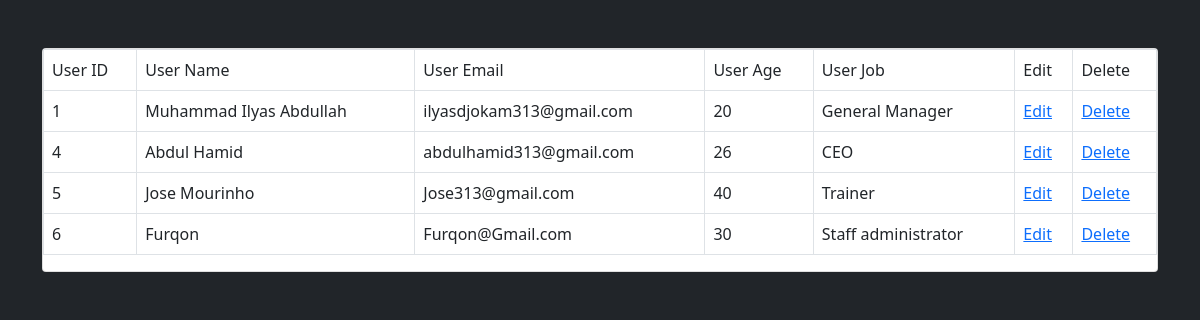
The page /view.php on the database its author committed.
### tables this page shows
CREATE TABLE `records` (
  `User_ID` int(11) NOT NULL,
  `User_name` varchar(100) NOT NULL,
  `User_email` varchar(100) NOT NULL,
  `User_Age` varchar(100) NOT NULL,
  `User_job` varchar(255) DEFAULT NULL
);

### view.php (the view, shortened to what this page needs)
<?php
	require_once("connection.php");
	$query = "select * from records";
	$result = mysqli_query($con, $query);
?>
<!DOCTYPE html>
<html>
<head>
	<link rel="stylesheet" type="text/css" href="Bootstrap.css">
</head>
<body class="bg-dark">
<div class="container">
		<div class="row">
			<div class="col m-auto">
				<div class="card mt-5">
					<table class="table table-bordered">
						<tr>
							<td>User ID</td>
							<td>User Name</td>
							<td>User Email</td>
							<td>User Age</td>
							<td>User Job</td>
							<td>Edit</td>
							<td>Delete</td>
						</tr>
						<?php
							while ($row=mysqli_fetch_assoc($result))
							{
								$UserID = $row['User_ID'];
								$UserName = $row['User_name'];
								$UserEmail = $row['User_email'];
								$UserAge = $row['User_Age'];
								$UserJob = $row['User_job'];
						?>
							<tr>
								<td><?php echo $UserID ?></td>
								<td><?php echo $UserName ?></td>
								<td><?php echo $UserEmail ?></td>
								<td><?php echo $UserAge ?></td>
								<td><?php echo $UserJob ?></td>
								<td><a href="edit.php?GetID=<?php echo $UserID ?>">Edit</td>
								<td><a href="delete.php?Del=<?php echo $UserID ?>">Delete</a></td>
							</tr>
						<?php
								}
						?>
					</table>
				</div>
			</div>
		</div>
</div>
</body>
</html>

### rows shown on the page
records: User_ID "1", User_name "Muhammad Ilyas Abdullah", User_email "ilyasdjokam313@gmail.com", User_Age "20", User_job "General Manager"
records: User_ID "4", User_name "Abdul Hamid", User_email "abdulhamid313@gmail.com", User_Age "26", User_job "CEO"
records: User_ID "5", User_name "Jose Mourinho", User_email "Jose313@gmail.com", User_Age "40", User_job "Trainer"
records: User_ID "6", User_name "Furqon", User_email "Furqon@Gmail.com", User_Age "30", User_job "Staff administrator"
